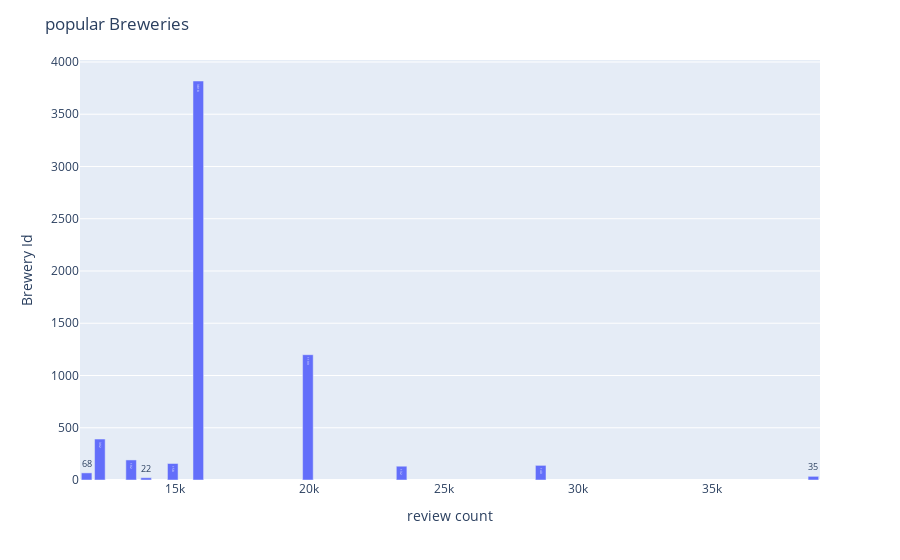

The notebook cell this image was saved under:
### Code cell
fig = px.bar(x=df.beer_brewerId.value_counts().head(10).sort_values(ascending=True),
             y=df.beer_brewerId.value_counts().head(10).sort_values(ascending=True).index,
             text=df.beer_brewerId.value_counts().head(10).sort_values(ascending=True).index,)
fig.update_layout(title='popular Breweries',
                   xaxis_title='review count ',
                   yaxis_title='Brewery Id')
fig.show()
fig.write_html(output_dir +"top_brw_pop.html")

### Figure 1 — Plotly figure (JSON) as saved in the notebook; plotly's stock layout.template omitted (floating-point values rounded to 4 significant figures)
{"data": [{"alignmentgroup": "True", "hovertemplate": "x=%{x}<br>y=%{y}<br>text=%{text}<extra></extra>", "legendgroup": "", "marker": {"color": "#636efa", "pattern": {"shape": ""}}, "name": "", "offsetgroup": "", "orientation": "v", "showlegend": false, "text": [68, 392, 192, 22, 158, 3818, 1199, 132, 140, 35], "textposition": "auto", "type": "bar", "x": [11686, 12180, 13347, 13906, 14900, 15852, 19941, 23437, 28627, 38799], "xaxis": "x", "y": [68, 392, 192, 22, 158, 3818, 1199, 132, 140, 35], "yaxis": "y"}], "layout": {"barmode": "relative", "legend": {"tracegroupgap": 0}, "margin": {"t": 60}, "title": {"text": "popular Breweries"}, "xaxis": {"anchor": "y", "domain": [0, 1], "title": {"text": "review count "}}, "yaxis": {"anchor": "x", "domain": [0, 1], "title": {"text": "Brewery Id"}}}}
